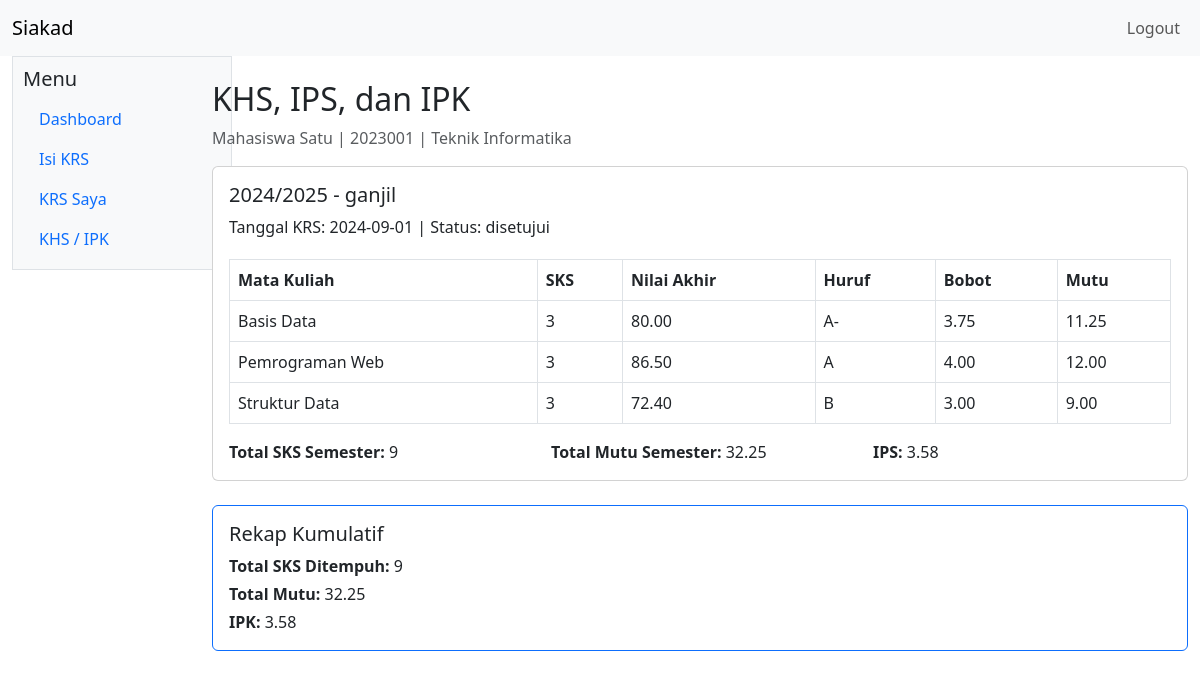
The app's page /mahasiswa/khs.php (signed in) with its own data.
### tables this page shows
CREATE TABLE mahasiswa (
    id_mahasiswa INT AUTO_INCREMENT PRIMARY KEY,
    id_user INT NOT NULL UNIQUE,
    nim VARCHAR(20) NOT NULL UNIQUE,
    nama_mahasiswa VARCHAR(100) NOT NULL,
    jenis_kelamin ENUM('L', 'P') NOT NULL,
    tanggal_lahir DATE NULL,
    alamat TEXT NULL,
    email VARCHAR(100) NULL UNIQUE,
    no_telepon VARCHAR(20) NULL,
    program_studi VARCHAR(100) NOT NULL,
    angkatan YEAR NOT NULL,
    CONSTRAINT fk_mahasiswa_users FOREIGN KEY (id_user) REFERENCES users (id_user) ON UPDATE CASCADE ON DELETE CASCADE
);

CREATE TABLE krs (
    id_krs INT AUTO_INCREMENT PRIMARY KEY,
    id_mahasiswa INT NOT NULL,
    id_tahun_akademik INT NOT NULL,
    tanggal_pengisian DATE NOT NULL,
    status_krs ENUM('draft', 'diajukan', 'disetujui', 'dikunci') NOT NULL DEFAULT 'draft',
    CONSTRAINT fk_krs_mahasiswa FOREIGN KEY (id_mahasiswa) REFERENCES mahasiswa (id_mahasiswa) ON UPDATE CASCADE ON DELETE CASCADE,
    CONSTRAINT fk_krs_tahun_akademik FOREIGN KEY (id_tahun_akademik) REFERENCES tahun_akademik (id_tahun_akademik) ON UPDATE CASCADE ON DELETE RESTRICT,
    UNIQUE KEY uq_krs (id_mahasiswa, id_tahun_akademik)
);

CREATE TABLE tahun_akademik (
    id_tahun_akademik INT AUTO_INCREMENT PRIMARY KEY,
    tahun_akademik VARCHAR(20) NOT NULL,
    semester ENUM('ganjil', 'genap') NOT NULL,
    status ENUM('aktif', 'nonaktif') NOT NULL DEFAULT 'nonaktif',
    UNIQUE KEY uq_tahun_semester (tahun_akademik, semester)
);

CREATE TABLE mata_kuliah (
    id_mata_kuliah INT AUTO_INCREMENT PRIMARY KEY,
    kode_mata_kuliah VARCHAR(20) NOT NULL UNIQUE,
    nama_mata_kuliah VARCHAR(100) NOT NULL,
    sks TINYINT UNSIGNED NOT NULL,
    semester TINYINT UNSIGNED NOT NULL
);

### config/functions.php (called while the page is built, shortened)
<?php
function e($str) {
    return htmlspecialchars($str, ENT_QUOTES, 'UTF-8');
}
function calculate_ips($total_mutu_semester, $total_sks_semester) {
    return round($total_mutu_semester / $total_sks_semester, 2);
}
function calculate_ipk($total_mutu_all, $total_sks_all) {
    return round($total_mutu_all / $total_sks_all, 2);
}
function get_current_mahasiswa(mysqli $mysqli, int $userId): ?array {
    $stmt = $mysqli->prepare('SELECT id_mahasiswa, nim, nama_mahasiswa, program_studi, angkatan FROM mahasiswa WHERE id_user = ? LIMIT 1');
    $stmt->bind_param('i', $userId);
    $stmt->execute();
    $result = $stmt->get_result();
    $row = $result->fetch_assoc();
    return $row ?: null;
}
?>

### mahasiswa/khs.php (the view, shortened to what this page needs)
<?php
require_once __DIR__ . '/../config/auth.php';
$mahasiswa = get_current_mahasiswa($mysqli, (int) $_SESSION['user']['id_user']);
require_once __DIR__ . '/../includes/header.php';
?>
  <div class="col-2">
    <?php require_once __DIR__ . '/../includes/sidebar.php'; ?>
  </div>
  <div class="col-10 mt-4">
    <h2>KHS, IPS, dan IPK</h2>
    <?php if (!$mahasiswa): ?>
      <div class="alert alert-warning">Profil mahasiswa tidak ditemukan.</div>
    <?php else: ?>
      <p class="text-muted"><?php echo e($mahasiswa['nama_mahasiswa']); ?> | <?php echo e($mahasiswa['nim']); ?> | <?php echo e($mahasiswa['program_studi']); ?></p>
      <?php
      $stmt = $mysqli->prepare('SELECT k.id_krs, ta.tahun_akademik, ta.semester, k.tanggal_pengisian, k.status_krs
                                 FROM krs k
                                 JOIN tahun_akademik ta ON k.id_tahun_akademik = ta.id_tahun_akademik
                                 WHERE k.id_mahasiswa = ?
                                 ORDER BY ta.id_tahun_akademik DESC, k.id_krs DESC');
      $stmt->bind_param('i', $mahasiswa['id_mahasiswa']);
      $stmt->execute();
      $krsList = $stmt->get_result();
      $totalMutuAll = 0;
      $totalSksAll = 0;
      while ($krs = $krsList->fetch_assoc()):
        $stmt2 = $mysqli->prepare('SELECT mk.nama_mata_kuliah, mk.sks, COALESCE(n.nilai_akhir, 0) AS nilai_akhir, COALESCE(n.nilai_huruf, "E") AS nilai_huruf, COALESCE(n.bobot, 0) AS bobot
                                   FROM detail_krs dk
                                   JOIN jadwal_kuliah jk ON dk.id_jadwal = jk.id_jadwal
                                   JOIN mata_kuliah mk ON jk.id_mata_kuliah = mk.id_mata_kuliah
                                   LEFT JOIN nilai n ON dk.id_detail_krs = n.id_detail_krs
                                   WHERE dk.id_krs = ? AND dk.status = "aktif"
                                   ORDER BY mk.nama_mata_kuliah');
        $stmt2->bind_param('i', $krs['id_krs']);
        $stmt2->execute();
        $detail = $stmt2->get_result();
        $totalSksSemester = 0;
        $totalMutuSemester = 0;
      ?>
        <div class="card mb-4">
          <div class="card-body">
            <h5 class="card-title"><?php echo e($krs['tahun_akademik'] . ' - ' . $krs['semester']); ?></h5>
            <p class="card-text mb-1">Tanggal KRS: <?php echo e($krs['tanggal_pengisian']); ?> | Status: <?php echo e($krs['status_krs']); ?></p>
            <div class="table-responsive">
              <table class="table table-bordered mt-3 align-middle">
                <thead>
                  <tr>
                    <th>Mata Kuliah</th>
                    <th>SKS</th>
                    <th>Nilai Akhir</th>
                    <th>Huruf</th>
                    <th>Bobot</th>
                    <th>Mutu</th>
                  </tr>
                </thead>
                <tbody>
                  <?php while ($row = $detail->fetch_assoc()):
                    $mutu = (float) $row['bobot'] * (int) $row['sks'];
                    $totalSksSemester += (int) $row['sks'];
                    $totalMutuSemester += $mutu;
                  ?>
                    <tr>
                      <td><?php echo e($row['nama_mata_kuliah']); ?></td>
                      <td><?php echo e($row['sks']); ?></td>
                      <td><?php echo e($row['nilai_akhir']); ?></td>
                      <td><?php echo e($row['nilai_huruf']); ?></td>
                      <td><?php echo e($row['bobot']); ?></td>
                      <td><?php echo e(number_format($mutu, 2)); ?></td>
                    </tr>
                  <?php endwhile; ?>
                </tbody>
              </table>
            </div>
            <?php
            $ips = calculate_ips($totalMutuSemester, $totalSksSemester);
            $totalMutuAll += $totalMutuSemester;
            $totalSksAll += $totalSksSemester;
            ?>
            <div class="row">
              <div class="col-md-4"><strong>Total SKS Semester:</strong> <?php echo e($totalSksSemester); ?></div>
              <div class="col-md-4"><strong>Total Mutu Semester:</strong> <?php echo e(number_format($totalMutuSemester, 2)); ?></div>
              <div class="col-md-4"><strong>IPS:</strong> <?php echo e(number_format($ips, 2)); ?></div>
            </div>
          </div>
        </div>
      <?php endwhile; ?>
      <?php $ipk = calculate_ipk($totalMutuAll, $totalSksAll); ?>
      <div class="card border-primary">
        <div class="card-body">
          <h5 class="card-title">Rekap Kumulatif</h5>
          <p class="mb-1"><strong>Total SKS Ditempuh:</strong> <?php echo e($totalSksAll); ?></p>
          <p class="mb-1"><strong>Total Mutu:</strong> <?php echo e(number_format($totalMutuAll, 2)); ?></p>
          <p class="mb-0"><strong>IPK:</strong> <?php echo e(number_format($ipk, 2)); ?></p>
        </div>
      </div>
    <?php endif; ?>
  </div>
<?php require_once __DIR__ . '/../includes/footer.php'; ?>

### records on screen
mahasiswa: nama_mahasiswa "Mahasiswa Satu", nim "2023001", program_studi "Teknik Informatika"
krs: id_tahun_akademik.semester "2024/2025 - ganjil", tanggal_pengisian "2024-09-01", status_krs "disetujui", totalSksSemester "9", totalMutuSemester "32.25", ips "3.58"
mata_kuliah: nama_mata_kuliah "Basis Data", sks "3", nilai_akhir "80.00", nilai_huruf "A-", bobot "3.75", mutu "11.25"
mata_kuliah: nama_mata_kuliah "Pemrograman Web", sks "3", nilai_akhir "86.50", nilai_huruf "A", bobot "4.00", mutu "12.00"
mata_kuliah: nama_mata_kuliah "Struktur Data", sks "3", nilai_akhir "72.40", nilai_huruf "B", bobot "3.00", mutu "9.00"

### other values on screen
$totalSksAll "9"
$totalMutuAll "32.25"
$ipk "3.58"
